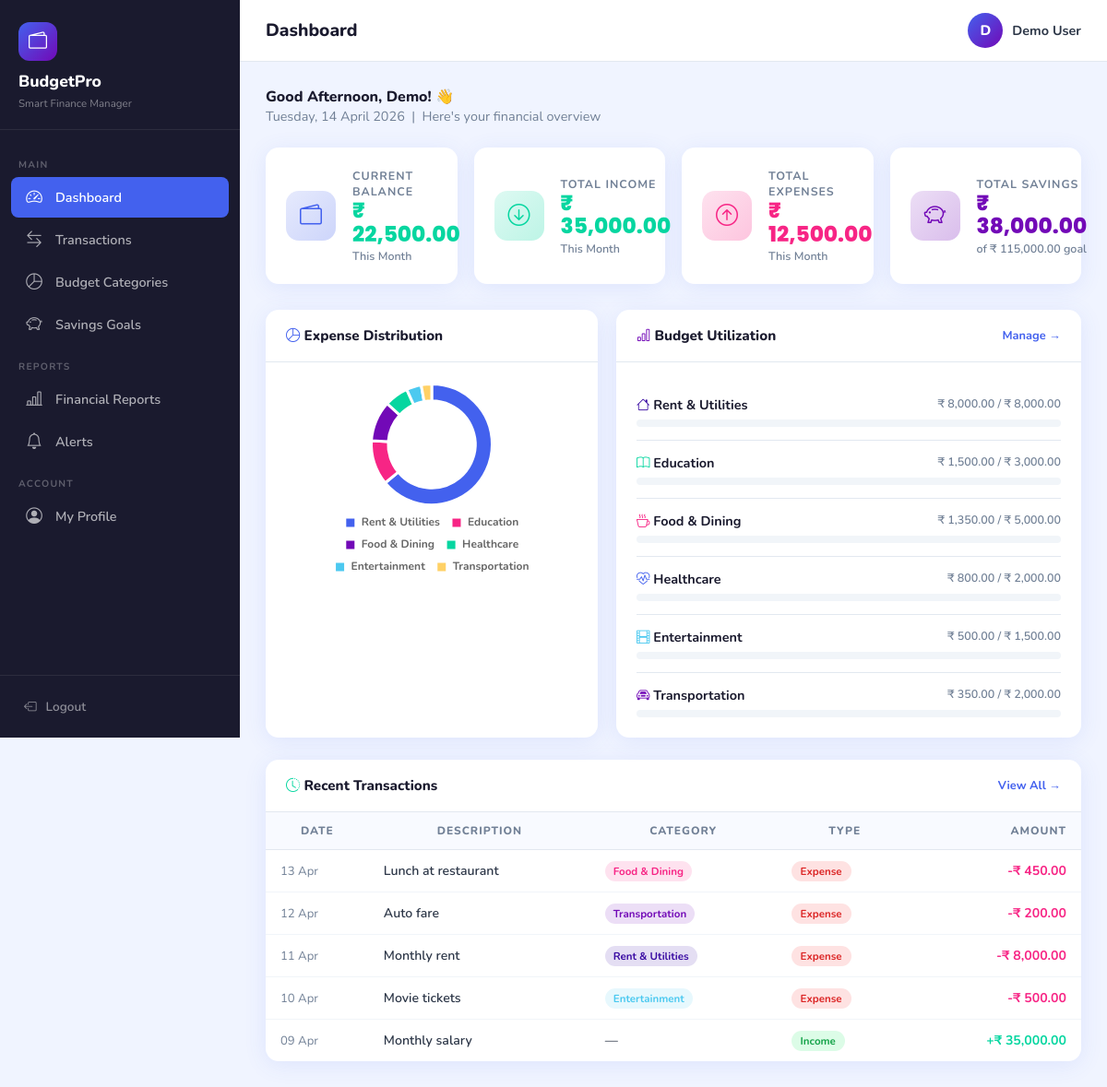
The app's page /dashboard.php (signed in) with its own data.
### tables this page shows
CREATE TABLE budget_categories (
  category_id   INT AUTO_INCREMENT PRIMARY KEY,
  user_id       INT          NOT NULL,
  category_name VARCHAR(100) NOT NULL,
  budget_limit  DECIMAL(12,2) NOT NULL DEFAULT 0.00,
  period_type   ENUM('monthly','yearly') DEFAULT 'monthly',
  icon          VARCHAR(50)  DEFAULT 'bi-tag',
  color         VARCHAR(10)  DEFAULT '#4361ee',
  status        ENUM('active','inactive') DEFAULT 'active',
  created_at    TIMESTAMP    DEFAULT CURRENT_TIMESTAMP,
  FOREIGN KEY (user_id) REFERENCES users(user_id) ON DELETE CASCADE
);

CREATE TABLE transactions (
  transaction_id INT AUTO_INCREMENT PRIMARY KEY,
  user_id        INT          NOT NULL,
  category_id    INT,
  amount         DECIMAL(12,2) NOT NULL,
  type           ENUM('income','expense') NOT NULL,
  description    VARCHAR(255),
  transaction_date DATE       NOT NULL,
  created_at     TIMESTAMP    DEFAULT CURRENT_TIMESTAMP,
  FOREIGN KEY (user_id)     REFERENCES users(user_id)             ON DELETE CASCADE,
  FOREIGN KEY (category_id) REFERENCES budget_categories(category_id) ON DELETE SET NULL
);

### includes/functions.php (called while the page is built, shortened)
<?php
function fmt(float $n): string { return '₹ ' . number_format($n, 2); }

### dashboard.php (the view, shortened to what this page needs)
<?php
require_once 'includes/functions.php';
require_once 'includes/db.php';
$month = date('Y-m');
$uid   = uid();
$stmt = $pdo->prepare("SELECT type, COALESCE(SUM(amount),0) AS total FROM transactions WHERE user_id=? AND DATE_FORMAT(transaction_date,'%Y-%m')=? GROUP BY type");
$stmt->execute([$uid, $month]);
$totals = ['income'=>0,'expense'=>0];
foreach ($stmt->fetchAll() as $r) $totals[$r['type']] = $r['total'];
$balance = $totals['income'] - $totals['expense'];
$recent = $pdo->prepare("SELECT t.*,bc.category_name,bc.color FROM transactions t LEFT JOIN budget_categories bc ON bc.category_id=t.category_id WHERE t.user_id=? ORDER BY t.transaction_date DESC, t.created_at DESC LIMIT 5");
$recent->execute([$uid]);
$cats = $pdo->prepare("SELECT bc.*, COALESCE(SUM(t.amount),0) AS spent FROM budget_categories bc LEFT JOIN transactions t ON t.category_id=bc.category_id AND t.type='expense' AND DATE_FORMAT(t.transaction_date,'%Y-%m')=? WHERE bc.user_id=? AND bc.status='active' GROUP BY bc.category_id ORDER BY spent DESC LIMIT 6");
$cats->execute([$month, $uid]);
$catRows = $cats->fetchAll();
$chartLabels = $chartSpent = [];
foreach ($catRows as $c) { $chartLabels[] = $c['category_name']; $chartSpent[] = round($c['spent'],2); }
$savStmt = $pdo->prepare("SELECT COALESCE(SUM(saved_amount),0) AS total_saved, COALESCE(SUM(target_amount),0) AS total_target FROM savings_goals WHERE user_id=? AND status='in_progress'");
$savStmt->execute([$uid]);
$sav = $savStmt->fetch();
?>
<!DOCTYPE html>
<html lang="en">
<head>
<link rel="stylesheet" href="https://cdn.jsdelivr.net/npm/bootstrap-icons@1.11.3/font/bootstrap-icons.css">
<link rel="stylesheet" href="assets/css/style.css">
</head>
<body>
<?php include 'includes/sidebar.php'; ?>
<div class="main-content">
  <div class="topbar">
    <div style="display:flex;align-items:center;gap:14px">
      <span class="page-title">Dashboard</span>
    </div>
    <div class="user-info">
      <div class="avatar"><?= strtoupper(substr($_SESSION['full_name'],0,1)) ?></div>
      <span style="font-weight:700;font-size:.9rem"><?= htmlspecialchars($_SESSION['full_name']) ?></span>
    </div>
  </div>
  <div class="content-area">
    <div style="margin-bottom:24px">
      <h4 style="font-weight:800;color:var(--dark)">Good <?= date('H')<12?'Morning':(date('H')<17?'Afternoon':'Evening') ?>, <?= htmlspecialchars(explode(' ',$_SESSION['full_name'])[0]) ?>! 👋</h4>
      <p style="color:var(--text-muted);font-size:.9rem"><?= date('l, d F Y') ?> &nbsp;|&nbsp; Here's your financial overview</p>
    </div>
    <div style="display:grid;grid-template-columns:repeat(auto-fit,minmax(200px,1fr));gap:18px;margin-bottom:28px">
      <div class="stat-card">
        <div class="stat-icon" style="background:linear-gradient(135deg,#4361ee22,#4361ee44)"><i class="bi bi-wallet2" style="color:#4361ee"></i></div>
        <div>
          <div class="label">Current Balance</div>
          <div class="value" style="color:<?= $balance>=0?'var(--success)':'var(--danger)' ?>"><?= fmt(abs($balance)) ?></div>
          <div class="change" style="color:var(--text-muted)">This Month</div>
        </div>
      </div>
      <div class="stat-card">
        <div class="stat-icon" style="background:linear-gradient(135deg,#06d6a022,#06d6a044)"><i class="bi bi-arrow-down-circle" style="color:#06d6a0"></i></div>
        <div>
          <div class="label">Total Income</div>
          <div class="value" style="color:#06d6a0"><?= fmt($totals['income']) ?></div>
          <div class="change" style="color:var(--text-muted)">This Month</div>
        </div>
      </div>
      <div class="stat-card">
        <div class="stat-icon" style="background:linear-gradient(135deg,#f7258522,#f7258544)"><i class="bi bi-arrow-up-circle" style="color:#f72585"></i></div>
        <div>
          <div class="label">Total Expenses</div>
          <div class="value" style="color:#f72585"><?= fmt($totals['expense']) ?></div>
          <div class="change" style="color:var(--text-muted)">This Month</div>
        </div>
      </div>
      <div class="stat-card">
        <div class="stat-icon" style="background:linear-gradient(135deg,#7209b722,#7209b744)"><i class="bi bi-piggy-bank" style="color:#7209b7"></i></div>
        <div>
          <div class="label">Total Savings</div>
          <div class="value" style="color:#7209b7"><?= fmt($sav['total_saved']) ?></div>
          <div class="change" style="color:var(--text-muted)">of <?= fmt($sav['total_target']) ?> goal</div>
        </div>
      </div>
    </div>
    <div style="display:grid;grid-template-columns:1fr 1.4fr;gap:20px;margin-bottom:24px">
      <div class="bcard">
        <div class="bcard-header"><h6><i class="bi bi-pie-chart" style="color:var(--primary)"></i> Expense Distribution</h6></div>
        <div class="bcard-body" style="height:260px">
          <?php if (array_sum($chartSpent) > 0): ?>
          <canvas id="budgetChart"></canvas>
          <?php else: ?>
          <div class="empty-state"><i class="bi bi-pie-chart"></i><p>No expense data this month</p></div>
          <?php endif; ?>
        </div>
      </div>
      <div class="bcard">
        <div class="bcard-header">
          <h6><i class="bi bi-bar-chart" style="color:var(--secondary)"></i> Budget Utilization</h6>
          <a href="budget.php" style="font-size:.8rem;color:var(--primary);font-weight:700;text-decoration:none">Manage →</a>
        </div>
        <div class="bcard-body">
          <?php if ($catRows): ?>
          <?php foreach ($catRows as $c):
            $pct  = $c['budget_limit'] > 0 ? min(100, ($c['spent']/$c['budget_limit'])*100) : 0;
            $color = $pct>=100?'var(--danger)':($pct>=80?'var(--warning)':'var(--primary)');
          ?>
          <div class="budget-item">
            <div style="display:flex;justify-content:space-between;margin-bottom:6px">
              <span class="name"><i class="bi <?= $c['icon'] ?>" style="color:<?= $c['color'] ?>"></i> <?= htmlspecialchars($c['category_name']) ?></span>
              <span class="amounts"><?= fmt($c['spent']) ?> / <?= fmt($c['budget_limit']) ?></span>
            </div>
            <div class="progress"><div class="progress-bar" style="width:<?= $pct ?>%;background:<?= $color ?>"></div></div>
          </div>
          <?php endforeach; ?>
          <?php else: ?>
          <div class="empty-state"><i class="bi bi-plus-circle"></i><p>No budget categories yet.<br><a href="budget.php">Add a category</a></p></div>
          <?php endif; ?>
        </div>
      </div>
    </div>
    <div class="bcard">
      <div class="bcard-header">
        <h6><i class="bi bi-clock-history" style="color:var(--success)"></i> Recent Transactions</h6>
        <a href="transactions.php" style="font-size:.8rem;color:var(--primary);font-weight:700;text-decoration:none">View All →</a>
      </div>
      <div class="bcard-body" style="padding:0">
        <?php $rows = $recent->fetchAll(); if ($rows): ?>
        <table class="btable">
          <thead><tr><th>Date</th><th>Description</th><th>Category</th><th>Type</th><th style="text-align:right">Amount</th></tr></thead>
          <tbody>
          <?php foreach ($rows as $r): ?>
          <tr>
            <td style="color:var(--text-muted);font-size:.82rem"><?= date('d M', strtotime($r['transaction_date'])) ?></td>
            <td style="font-weight:600"><?= htmlspecialchars($r['description'] ?: '—') ?></td>
            <td><?php if ($r['category_name']): ?><span style="background:<?= $r['color'] ?>22;color:<?= $r['color'] ?>;padding:3px 9px;border-radius:20px;font-size:.72rem;font-weight:700"><?= htmlspecialchars($r['category_name']) ?></span><?php else: ?>—<?php endif; ?></td>
            <td><span class="badge-<?= $r['type'] ?>"><?= ucfirst($r['type']) ?></span></td>
            <td style="text-align:right;font-weight:700;color:<?= $r['type']==='income'?'#06d6a0':'#f72585' ?>"><?= ($r['type']==='income'?'+':'-') . fmt($r['amount']) ?></td>
          </tr>
          <?php endforeach; ?>
          </tbody>
        </table>
        <?php else: ?>
        <div class="empty-state"><i class="bi bi-receipt"></i><p>No transactions yet. <a href="transactions.php">Add one!</a></p></div>
        <?php endif; ?>
      </div>
    </div>
  </div>
</div>
<script>
renderBudgetChart('budgetChart',
  <?= json_encode($chartLabels) ?>,
  <?= json_encode($chartSpent) ?>, []);
</script>
</body>
</html>

### includes/sidebar.php (shortened to what this page needs)
<?php
$page = basename($_SERVER['PHP_SELF']);
function navLink($href,$icon,$label,$page) {
    $active = basename($href) === $page ? ' active' : '';
    echo "<a href='$href' class='$active'><i class='bi $icon'></i> $label</a>";
}
?>
<nav class="sidebar" id="sidebar">
  <div class="sidebar-brand">
    <div class="brand-icon"><i class="bi bi-wallet2"></i></div>
    <h5>BudgetPro</h5>
    <small>Smart Finance Manager</small>
  </div>
  <div class="sidebar-menu">
    <div class="nav-label">Main</div>
    <?php navLink('/budget_planning_system/dashboard.php','bi-speedometer2','Dashboard',$page); ?>
    <div class="nav-label">Reports</div>
    <div class="nav-label">Account</div>
  </div>
  <div class="sidebar-footer">
    <a href="/budget_planning_system/logout.php"><i class="bi bi-box-arrow-left"></i> Logout</a>
  </div>
</nav>

### records on screen
budget_categories: category_name "Rent & Utilities", spent "₹ 8,000.00", budget_limit "₹ 8,000.00"
budget_categories: category_name "Education", spent "₹ 1,500.00", budget_limit "₹ 3,000.00"
budget_categories: category_name "Food & Dining", spent "₹ 1,350.00", budget_limit "₹ 5,000.00"
budget_categories: category_name "Healthcare", spent "₹ 800.00", budget_limit "₹ 2,000.00"
budget_categories: category_name "Entertainment", spent "₹ 500.00", budget_limit "₹ 1,500.00"
budget_categories: category_name "Transportation", spent "₹ 350.00", budget_limit "₹ 2,000.00"
transactions: transaction_date "13 Apr", description "Lunch at restaurant", category.category_name "Food & Dining", type "Expense", amount "₹ 450.00"
transactions: transaction_date "12 Apr", description "Auto fare", category.category_name "Transportation", type "Expense", amount "₹ 200.00"
transactions: transaction_date "11 Apr", description "Monthly rent", category.category_name "Rent & Utilities", type "Expense", amount "₹ 8,000.00"
transactions: transaction_date "10 Apr", description "Movie tickets", category.category_name "Entertainment", type "Expense", amount "₹ 500.00"
transactions: transaction_date "09 Apr", description "Monthly salary", type "Income", amount "₹ 35,000.00"

### other values on screen
$label "Dashboard Transactions Budget Categories Savings Goals Financial Reports Alerts My Profile"
substr($_SESSION['full_name'],0,1) "D"
$_SESSION['full_name'] "Demo User"
explode(' ',$_SESSION['full_name'])[0] "Demo"
fmt(abs($balance)) "₹ 22,500.00"
fmt($totals['income']) "₹ 35,000.00"
fmt($totals['expense']) "₹ 12,500.00"
fmt($sav['total_saved']) "₹ 38,000.00"
fmt($sav['total_target']) "₹ 115,000.00"
chart data {{ json_encode($chartLabels) }} ["Rent & Utilities","Education","Food & Dining","Healthcare","Entertainment","Transportation"]
chart data {{ json_encode($chartSpent) }} [8000,1500,1350,800,500,350]
